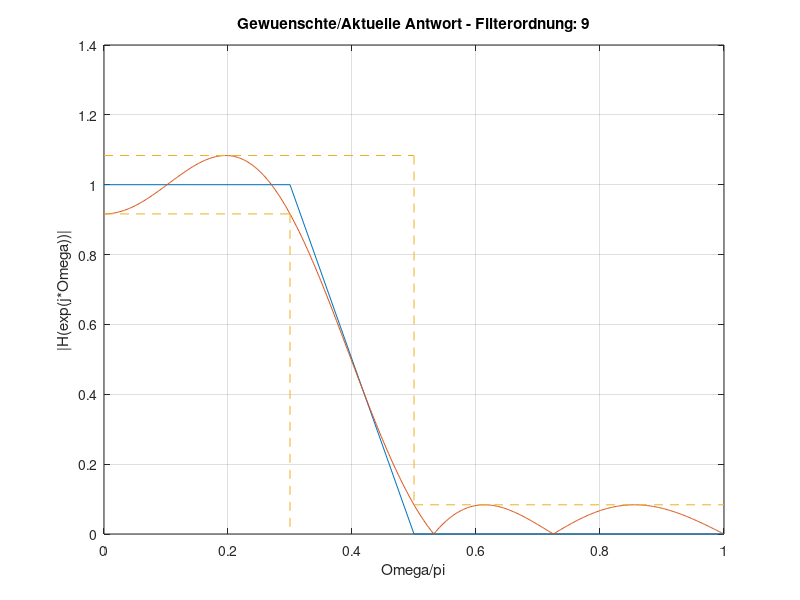
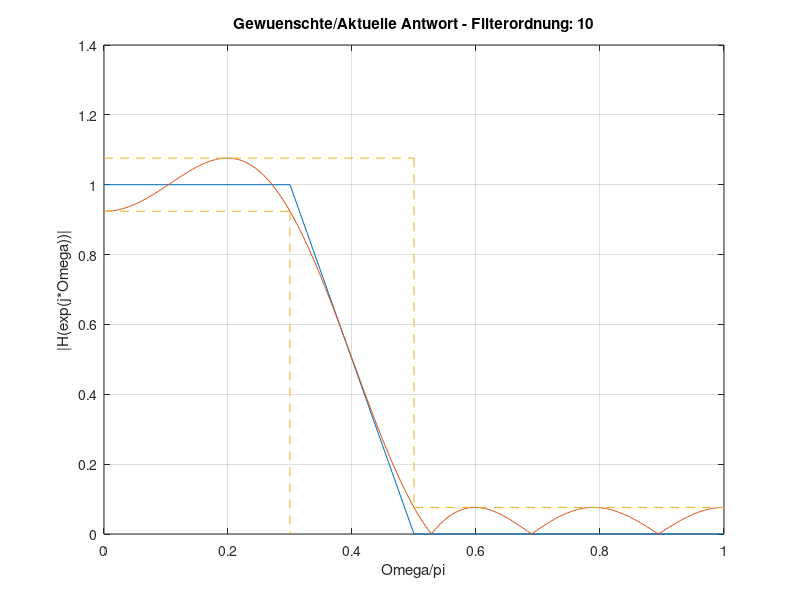
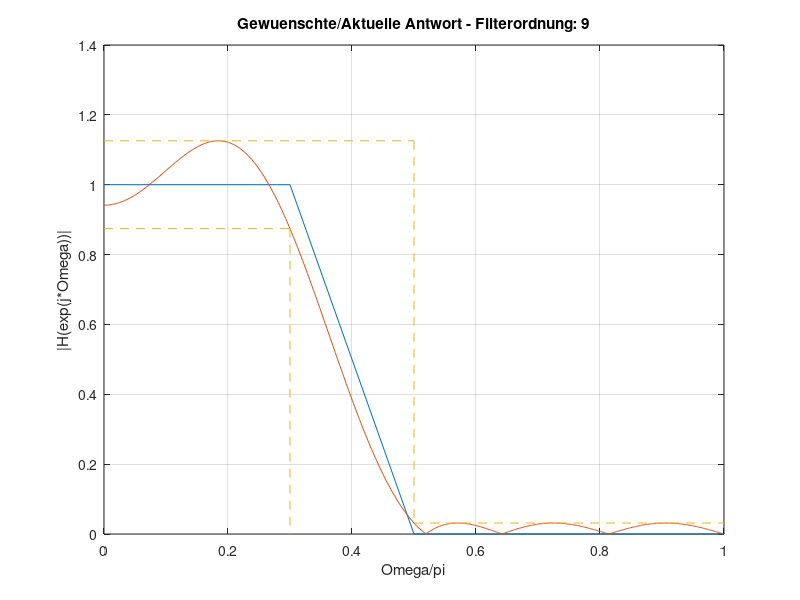
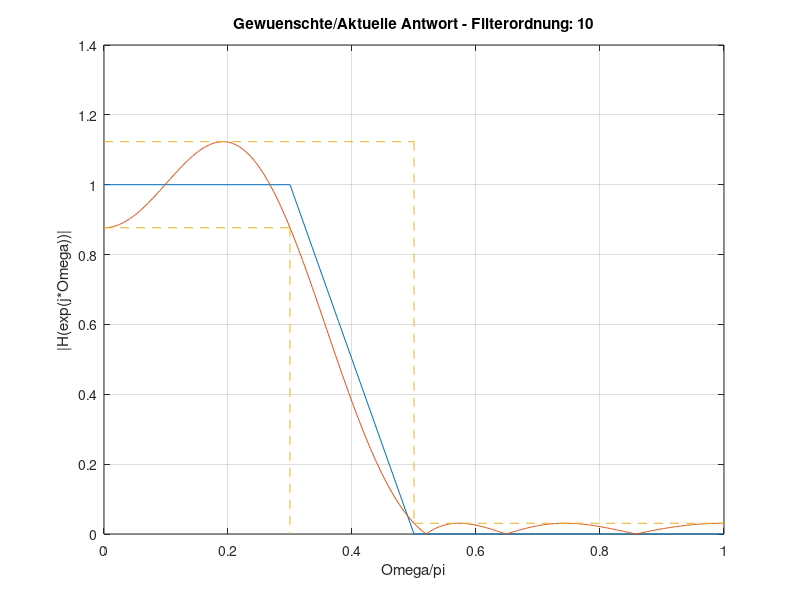

Write MATLAB code to recreate these figures, in order.
% ##############################################################################
% ##  Loesung:  Remez-Entwurf (Tschebyscheff-Approximation)                   ##
% ##                                                                          ##
% ##  Die funktion remez() wurde durch die in Matlab7 verwendete Funktion     ##
% ##  firpm() ersetzt!                                                        ##
% ##                                                                          ##
% ##############################################################################

% #####  Teilaufgabe a: Filter entwerfen  ######################################
f   = [0 0.3 0.5 1.0];     % Frequenzen der Sperr- und Durchlassbereiche
g   = [1 1 0 0];           % Impulsantwort
v_m = [9 10];              % Vektor mit den Filterordnungen

for m=v_m
    b = firpm(m,f,g);         % Filterentwurf nach Remez
    [H W] = freqz(b,1,512);   % Berechnung des Frequenzgangs

    % # grafische Ausgabe # %
    string = sprintf('Gewuenschte/Aktuelle Antwort - Filterordnung: %d', m);
    figure;
    plot(f,g,W/pi,abs(H));
    line([0 0.3],[ 2-max(abs(H)) 2-max(abs(H))],'linestyle','--'); % Erzeugung
    line([0 0.5],[max(abs(H)) max(abs(H))],'linestyle','--');      % einer Linie
    line([0.5 1],[max(abs(H(400:length(H))))...                    % im Plot
        max(abs(H(400:length(H))))],'linestyle','--');
    line([0.3 0.3],[ 2-max(abs(H)) 0],'linestyle','--');
    line([0.5 0.5],[ max(abs(H)) max(abs(H(400:length(H))))],'linestyle','--');
    grid;
    xlabel('Omega/pi');
    ylabel('|H(exp(j*Omega))|');
    title(string);
end;

% #####  Teilaufgabe b: Frequenzgang wichten  ##################################
f   = [0 0.3 0.5 1.0];     % Frequenzen der Sperr- und Durchlassbereiche
g   = [1 1 0 0];           % Impulsantwort
w   = [ 0.5 2 ];           % Gewichtung des Durchlass- und Sperrbereichs
v_m = [9 10];              % Vektor mit den Filterordnungen

for m=v_m
    b = firpm(m,f,g,w);
    [H W] = freqz(b,1,512);
    
    % # grafische Ausgabe # %
    string = sprintf('Gewuenschte/Aktuelle Antwort - Filterordnung: %d', m);
    figure; plot(f,g,W/pi,abs(H));
    line([0 0.3],[ 2-max(abs(H)) 2-max(abs(H))],'linestyle','--');
    line([0 0.5],[max(abs(H)) max(abs(H))],'linestyle','--');
    line([0.5 1],[max(abs(H(400:length(H)))) max(abs(H(400:length(H))))],...
        'linestyle','--');
    line([0.3 0.3],[ 2-max(abs(H)) 0],'linestyle','--');
    line([0.5 0.5],[ max(abs(H)) max(abs(H(400:length(H))))],'linestyle','--');
    grid;
    xlabel('Omega/pi');
    ylabel('|H(exp(j*Omega))|');
    title(string);
end;

% #####  Teilaufgabe c: Tiefpass-Bandpass Kombination  #########################
f = [0 0.2 0.26 0.44 0.5 0.7 0.76 1]; % Vektor der Eckfrequenzen
g = [1  1   0    0    1   1   0   0]; % Vektor der Frequenzgaenge
w = [ 1       4         1       4];   % Vektor mit den Gewichten
m = 128;                              % Filterordnung
b = firpm(m,f,g,w); 
[H W] = freqz(b,1,512);

% # grafische Ausgabe # %
figure;
plot(W/pi,20*log10(abs(H)) );
grid; 
xlabel('Omega/pi');
ylabel('|H(exp(j*Omega))| in dB');
title('TP-BP-Kombination');
% #####  EOF  #####